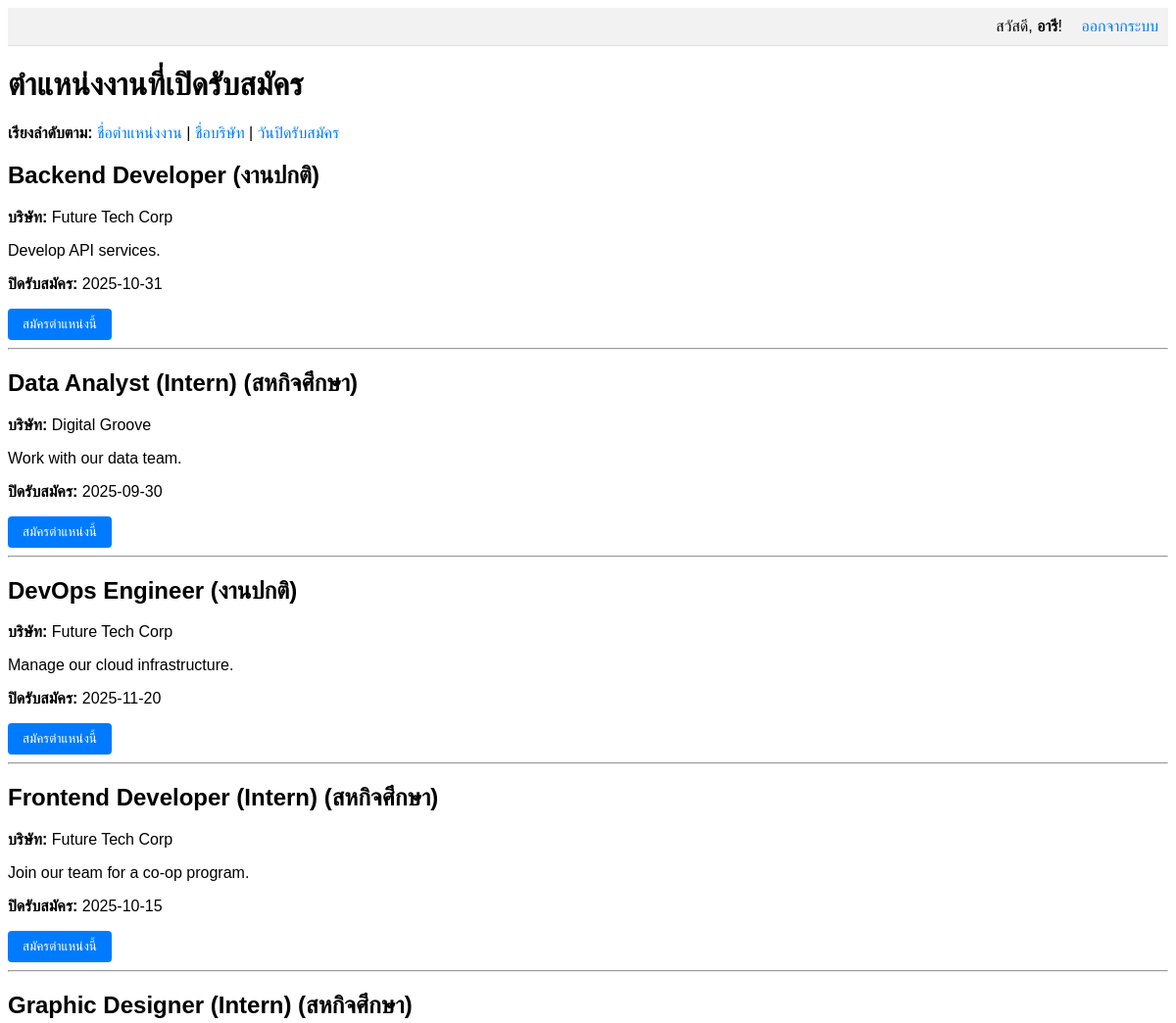
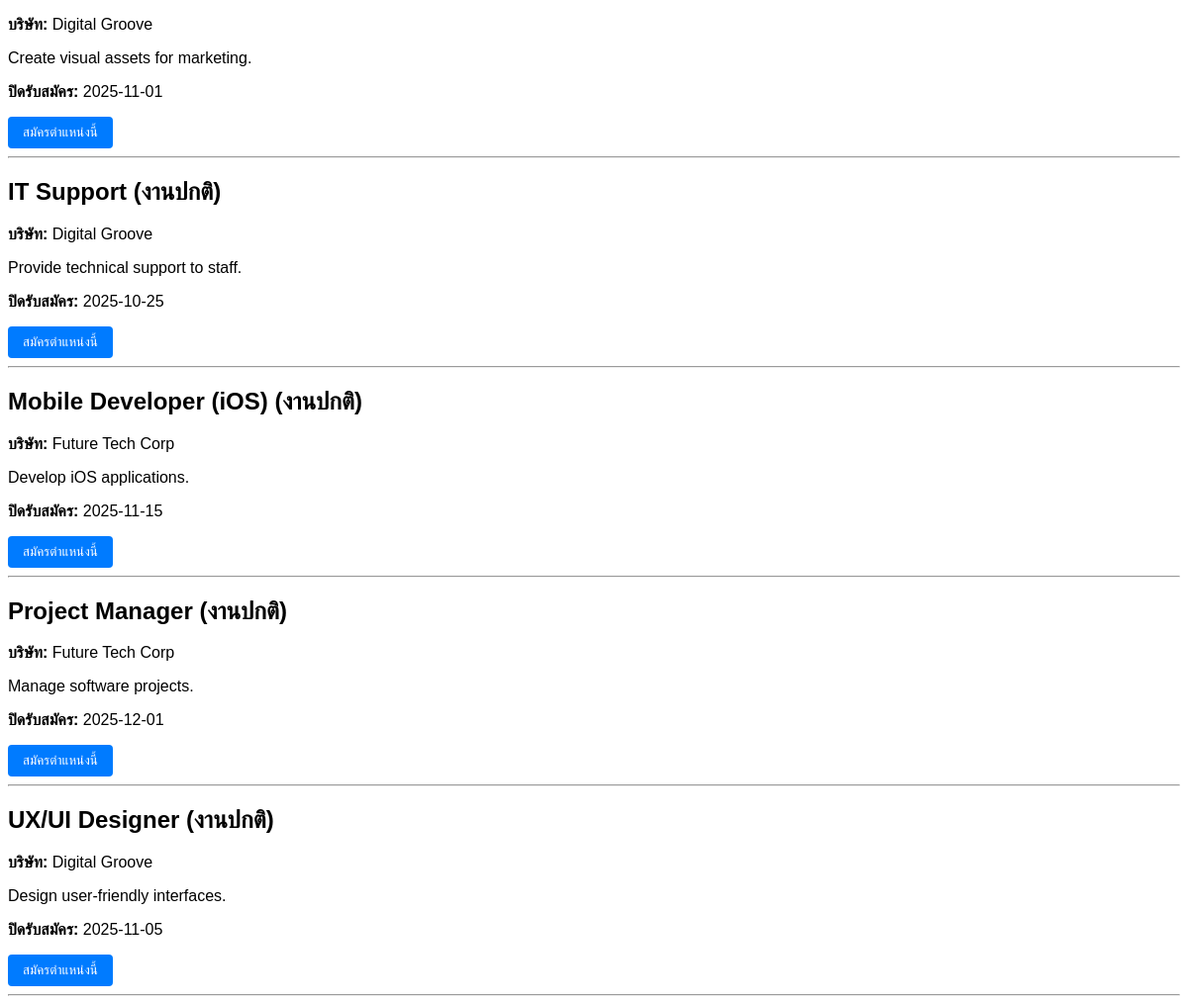
The app's page /index.php?sort=title (signed in) with its own data (2 pictures, top to bottom).
### tables this page shows
CREATE TABLE `jobs` (
  `job_id` int(8) UNSIGNED ZEROFILL NOT NULL,
  `title` varchar(255) NOT NULL,
  `description` text,
  `company_id` int(8) UNSIGNED ZEROFILL NOT NULL,
  `deadline` date NOT NULL,
  `status` enum('เปิด','ปิด') NOT NULL DEFAULT 'เปิด',
  `type` enum('งานปกติ','สหกิจศึกษา') NOT NULL
);

CREATE TABLE `companies` (
  `company_id` int(8) UNSIGNED ZEROFILL NOT NULL,
  `name` varchar(255) NOT NULL,
  `email` varchar(100) NOT NULL,
  `location` varchar(255) DEFAULT NULL
);

### controllers/JobController.php (called while the page is built, shortened)
<?php
require_once 'models/Job.php';
class JobController {
    public function listJobs() {
        $database = new Database();
        $db = $database->getConnection();
        $job = new Job($db);
        $job->updateExpiredJobsStatus();
        $sortBy = isset($_GET['sort']) ? $_GET['sort'] : 'deadline';
        $stmt = $job->getOpenJobs($sortBy);
        require_once 'views/jobs_list.php';
    }
}
?>

### models/Job.php (called while the page is built, shortened)
<?php
class Job {
    private $conn;
    private $table_name = "jobs";
    public function __construct($db) {
        $this->conn = $db;
    }
    public function getOpenJobs($sortBy = 'deadline', $sortOrder = 'ASC') {
        $allowedSortBy = ['title', 'company_name', 'deadline'];
        $query = "SELECT j.job_id, j.title, j.description, j.deadline, j.type, c.name as company_name
                FROM " . $this->table_name . " j
                LEFT JOIN companies c ON j.company_id = c.company_id
                WHERE j.status = 'เปิด' AND j.deadline >= CURDATE()
                ORDER BY " . $sortBy . " " . $sortOrder;
        $stmt = $this->conn->prepare($query);
        $stmt->execute();
        return $stmt;
    }
}
?>

### views/jobs_list.php (the view, shortened to what this page needs)
<!DOCTYPE html>
<html>
<head>
</head>
<body>
    <div class="user-nav">
        <?php if (isset($_SESSION['candidate_id'])) : ?>
            <span>สวัสดี, <strong><?php echo htmlspecialchars($_SESSION['first_name']); ?></strong>!</span>
            <a href="index.php?action=logout" style="margin-left: 15px;">ออกจากระบบ</a>
        <?php else : ?>
            <a href="index.php?action=login">เข้าสู่ระบบ</a>
        <?php endif; ?>
    </div>
    <h1>ตำแหน่งงานที่เปิดรับสมัคร</h1>
    <div style="margin-bottom: 20px;">
        <strong>เรียงลำดับตาม:</strong>
        <a href="index.php?sort=title">ชื่อตำแหน่งงาน</a> |
        <a href="index.php?sort=company_name">ชื่อบริษัท</a> |
        <a href="index.php?sort=deadline">วันปิดรับสมัคร</a>
    </div>
    <?php while ($row = $stmt->fetch(PDO::FETCH_ASSOC)) :
        extract($row);
    ?>
        <div>
            <h2><?php echo htmlspecialchars($title); ?> (<?php echo htmlspecialchars($type); ?>)</h2>
            <p><strong>บริษัท:</strong> <?php echo htmlspecialchars($company_name); ?></p>
            <p><?php echo htmlspecialchars($description); ?></p>
            <p><strong>ปิดรับสมัคร:</strong> <?php echo $deadline; ?></p>
            <form action="index.php?action=apply" method="POST" style="display: inline;">
                <button type="submit">สมัครตำแหน่งนี้</button>
            </form>
            <hr>
        </div>
    <?php endwhile; ?>
</body>
</html>

### views/jobs_list.php (style rules this page uses)
body { font-family: sans-serif; }
a { text-decoration: none; color: #007bff; }
button { cursor: pointer; padding: 8px 15px; border: none; border-radius: 4px; background-color: #007bff; color: white; }
.user-nav { text-align: right; padding: 10px; background-color: #f2f2f2; margin-bottom: 20px; border-bottom: 1px solid #ddd; }

### records on screen
jobs: title "Backend Developer", type "งานปกติ", company.name "Future Tech Corp", description "Develop API services.", deadline "2025-10-31"
jobs: title "Data Analyst (Intern)", type "สหกิจศึกษา", company.name "Digital Groove", description "Work with our data team.", deadline "2025-09-30"
jobs: title "DevOps Engineer", type "งานปกติ", company.name "Future Tech Corp", description "Manage our cloud infrastructure.", deadline "2025-11-20"
jobs: title "Frontend Developer (Intern)", type "สหกิจศึกษา", company.name "Future Tech Corp", description "Join our team for a co-op program.", deadline "2025-10-15"
jobs: title "Graphic Designer (Intern)", type "สหกิจศึกษา", company.name "Digital Groove", description "Create visual assets for marketing.", deadline "2025-11-01"
jobs: title "IT Support", type "งานปกติ", company.name "Digital Groove", description "Provide technical support to staff.", deadline "2025-10-25"
jobs: title "Mobile Developer (iOS)", type "งานปกติ", company.name "Future Tech Corp", description "Develop iOS applications.", deadline "2025-11-15"
jobs: title "Project Manager", type "งานปกติ", company.name "Future Tech Corp", description "Manage software projects.", deadline "2025-12-01"
jobs: title "UX/UI Designer", type "งานปกติ", company.name "Digital Groove", description "Design user-friendly interfaces.", deadline "2025-11-05"

### other values on screen
$_SESSION['first_name'] "อารี"
